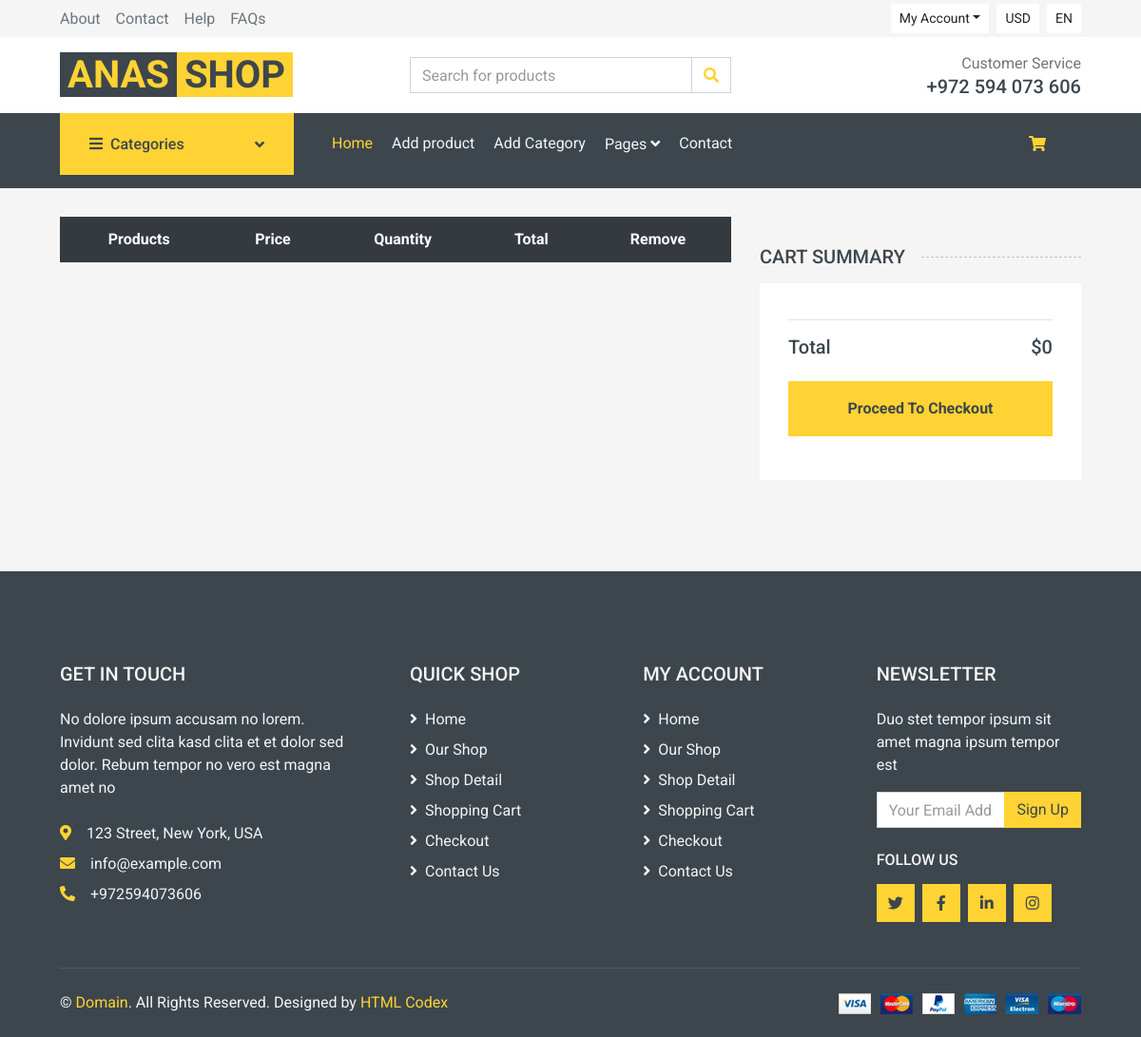
The app's page /cart/ (signed in), older data.
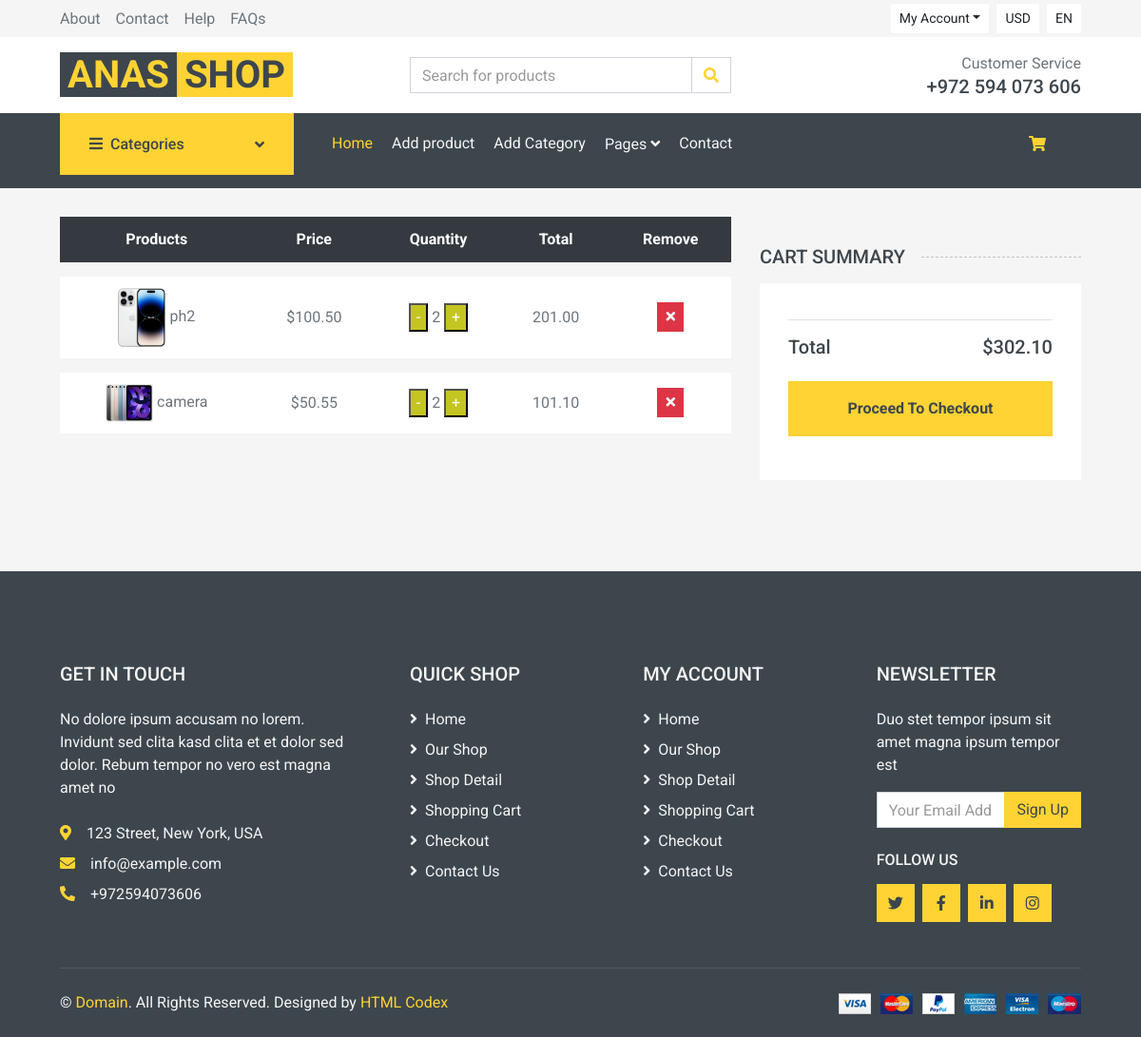
The same page, newer data.
### app1/models.py (models this page shows, shortened)
class CartItem(models.Model):
    product = models.ForeignKey(Product, on_delete=models.CASCADE) #هون انا عندي لينك بين عناصر الكارت وعناصر البرودكت ممكن مجموعة من الكارت ايتم يكومو نفس البرودكت الواحد
    user = models.ForeignKey(User,on_delete=models.CASCADE)
    quantity = models.PositiveIntegerField(default=1)
    total_price_one_product = models.DecimalField(max_digits=9, decimal_places=2, default=0.00)

class Product(models.Model):
    name = models.CharField(max_length=40)
    price = models.DecimalField(max_digits=9, decimal_places=2)
    image = models.ImageField(upload_to='products_images/')
    category = models.ForeignKey(Category,on_delete=models.CASCADE)
    last_price = models.DecimalField(max_digits=9,decimal_places=2,default=0.00)
    rating_range = models.PositiveIntegerField(default=3)
    description = models.TextField(max_length=4000,default="test Description")

### app1/views.py (the view)
# urls.py: path('cart/',views.view_cart,name="cart_view"),
@login_required
def view_cart(request):
    cart_items = CartItem.objects.filter(user=request.user)
    categories = Category.objects.all()
    for cart_item in cart_items:
        cart_item.total_price_one_product = cart_item.product.price * cart_item.quantity
    total = sum(cartitem.product.price * cartitem.quantity for cartitem in cart_items)
    return render(request, 'cart.html', {'cart_items': cart_items, 'categories': categories,'total': total})

### app1/templates/cart.html (shortened to what this page needs)
{% extends 'base.html' %}
{% block content %}
    <div class="container-fluid">
        <div class="row px-xl-5">
            <div class="col-lg-8 table-responsive mb-5">
                <table class="table table-light table-borderless table-hover text-center mb-0">
                    <thead class="thead-dark">
                        <tr>
                            <th>Products</th>
                            <th>Price</th>
                            <th>Quantity</th>
                            <th>Total</th>
                            <th>Remove</th>
                        </tr>
                    </thead>
                    <tbody class="align-middle">
                        {% for cart_item in cart_items %}
                            <tr>
                                <td class="align-middle">
                                    <img src="{{ cart_item.product.image.url }}" alt="Product Image" style="width: 50px;">
                                    {{ cart_item.product.name }}
                                </td>
                                <td class="align-middle">${{ cart_item.product.price }}</td>
                                <td class="align-middle">
                                    <form method="POST" action="{% url 'update_quantity' cart_item.id %}">
                                        <button type="submit" name="quantity_change" value="decrement" class="minus-button">-</button>
                                        <span class="quantity-value" data-quantity="{{ cart_item.quantity }}">{{ cart_item.quantity }}</span>
                                        <button type="submit" name="quantity_change" value="increment" class="plus-button">+</button>
                                    </form>
                                </td>
                                <td class="align-middle">
                                    <span class="quantity-value" data-price="{{ cart_item.product.price }}">{{ cart_item.total_price_one_product }}</span>
                                </td>
                                <td class="align-middle">
                                    <a href="{% url 'cancel_from_cart' product_id=cart_item.product.id %}">
                                        <button class="btn btn-sm btn-danger">
                                            <i class="fa fa-times"></i>
                                        </button>
                                    </a>
                                </td>
                            </tr>
                        {% endfor %}
                    </tbody>
                </table>
            </div>
            <div class="col-lg-4">
                <h5 class="section-title position-relative text-uppercase mb-3">
                    <span class="bg-secondary pr-3">Cart Summary</span>
                </h5>
                <div class="bg-light p-30 mb-5">
                    <div class="border-bottom pb-2">
                    </div>
                    <div class="pt-2">
                        <div class="d-flex justify-content-between mt-2">
                            <h5>Total</h5>
                            <h5>${{ total }}</h5>
                        </div>
                        <button class="btn btn-block btn-primary font-weight-bold my-3 py-3">
                            Proceed To Checkout
                        </button>
                    </div>
                </div>
            </div>
        </div>
    </div>
{% endblock %}

Row changes from the older to the newer data that the page shows:
added CartItem: product.image (picture), product.name "ph2", product.price "100.50", quantity "2", total_price_one_product "201.00"
added CartItem: product.image (picture), product.name "camera", product.price "50.55", quantity "2", total_price_one_product "101.10"
Text that changed along with them:
{{ total }}: "0" → "302.10"
